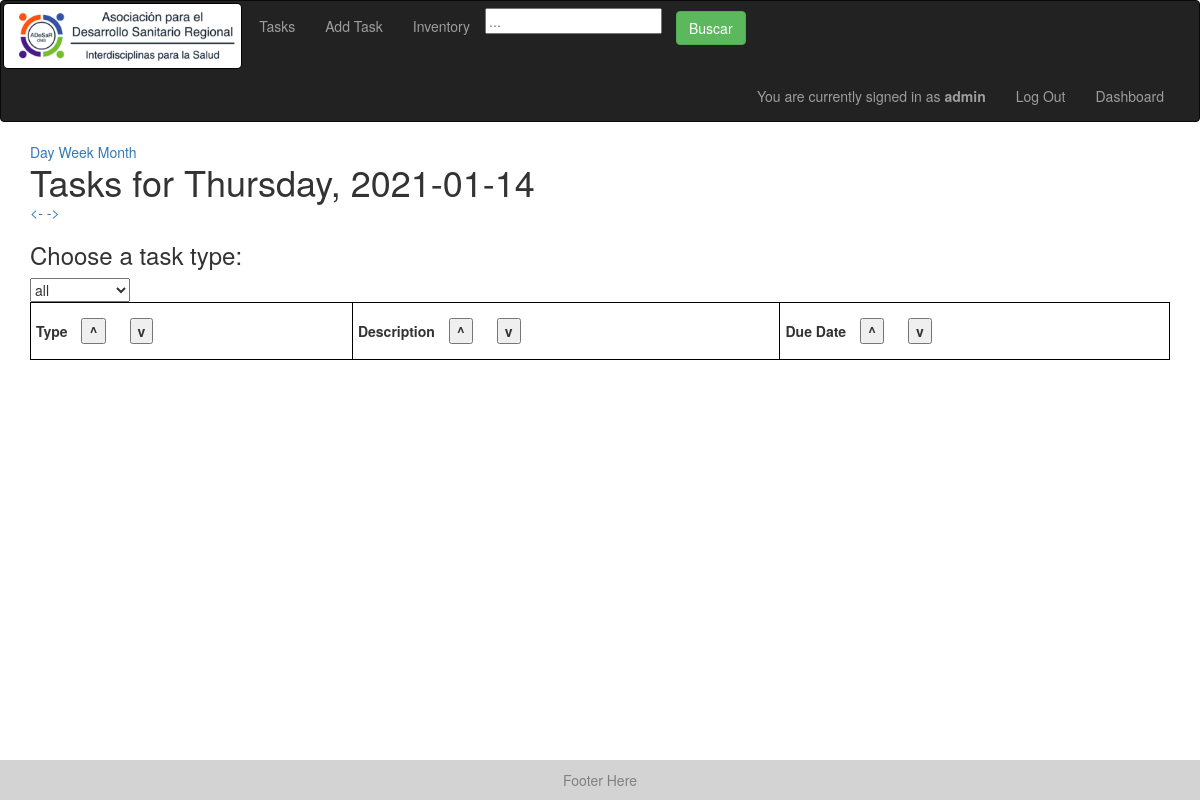
Page /daily_tasks (signed in) on the earlier database version.
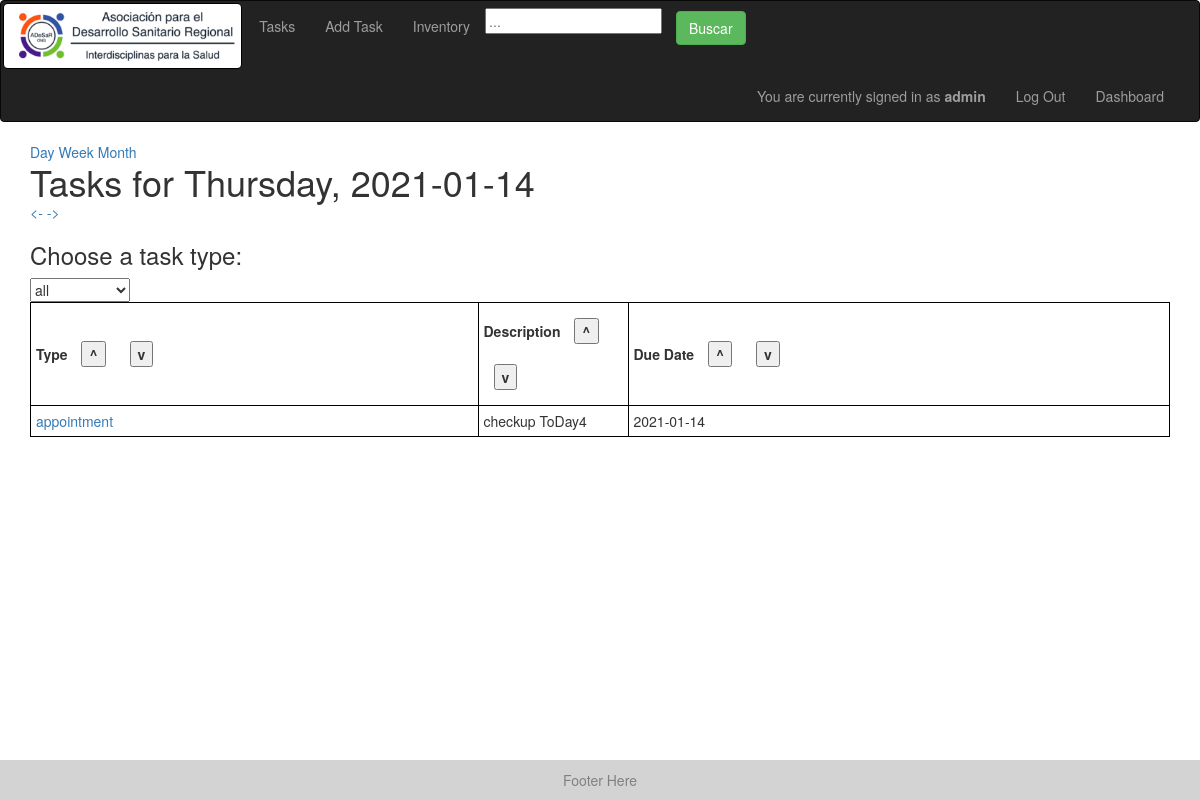
Same page on the later database version.
### models.py (models this page shows)
class Task(Base):
    __tablename__ = "tasks"
    id = Column(Integer, primary_key=True)
    task_type = Column(String, default="Generic")
    creator_id = Column(Integer)
    created_datetime = Column(DateTime)
    created_datestring = Column(String)
    due_datetime = Column(DateTime)
    due_datestring = Column(String)
    description = Column(String)
    completed = Column(Boolean) # completed or not
    fields = Column(PickleType) # dictionary of strings to strings
    reminders = Column(PickleType) # list of datetimes
    reminder_datestrings = Column(PickleType) # list of datetimes
    color = Column(String)

### app.py (the view)
@app.route('/daily_tasks')
@check_login_wrapper
def daily_tasks_():
    date = datetime.now().strftime("%Y-%m-%d")
    return render_template("daily_tasks.html", tasks=get_tasks_day(date), col_strings = ["Due Date"], col_vars = ["due_datestring"], task_types=get_task_types(), datestring=date,
        weekday = datetime.strptime(date, "%Y-%m-%d").strftime("%A"))

### app.py (called while the page is built)
def check_login_wrapper(func):
    @wraps(func)
    def inner(*args, **kwargs):
        print("here")
        if "username" not in login_session:
            return redirect(url_for('login'))
        return func(*args, **kwargs)
    return inner

### database.py (called while the page is built)
def get_task_types():
    return session.query(TaskType).all()

def get_tasks():
    return session.query(Task).all()

def get_tasks_day(date):
    tasks = []
    for task in get_tasks():
        print("task due", task.due_datestring, task.reminder_datestrings, date)
        if task.due_datestring == date or date in task.reminder_datestrings:
            tasks.append(task)
    return tasks

### templates/daily_tasks.html (shortened to what this page needs)
{% extends "layout.html" %}
{% block body %}
  <a href="/daily_tasks/{{datestring}}">Day</a>
  <a href="/weekly_tasks/{{datestring}}">Week</a>
  <a href="/monthly_tasks/{{datestring}}">Month</a>
  <br>
	<h1 id="day_header" style="display: inline">Tasks for {{weekday}}, {{datestring}}</h1>
  <br>
  <a id="prev_button"><- </a>
  <a id="next_button"> -></a>
  <br>
  <h3>Choose a task type:</h3>
  <select id="task_type" name="task_type" onchange="filterByTaskType()">
    <option value="all">all</option>
  </select>
  <div id="table-container">
	  <table id="hidden-task-table" style="display: none; width:100%;">
  		<tr>
  			<th> Type <button onclick="sortTable(0)">^</button> <button onclick="sortTable(0, true)">v</button></th>
  			<th>Description <button onclick="sortTable(1)">^</button> <button onclick="sortTable(1, true)">v</button></th>
  			{% for col in col_strings %}
  				<th> {{ col }} <button onclick="sortTable( {{loop.index+1}} )">^</button> <button onclick="sortTable({{loop.index+1}}, true)">v</button></th>
  			{% endfor %}
  	    </tr>
  	{% for task in tasks %}
  		<tr class="task-row">
  			<td><a href="/task/{{task.id}}"> {{ task.task_type }} </a></td>
  			{% if task.description|length > 20 %}
  		        <td class="desc-col"> {{ task.description[:20] }} <span class="tooltip2">...<span class="tooltiptext">{{ task.description }}</span></span></td>
  		    {% else %}
  		    	<td class="desc-col"> {{ task.description }} </td>
  		    {% endif %}
  	        {% for col in col_vars %}
  				<td> {{ task[col] }} </td>
  			{% endfor %}
  	    </tr>
      {% endfor %}
    </table>
  </div>
{%endblock%}

Differences in the rows shown:
added Task: task_type "appointment", description "checkup ToDay4", due_datestring "2021-01-14"
